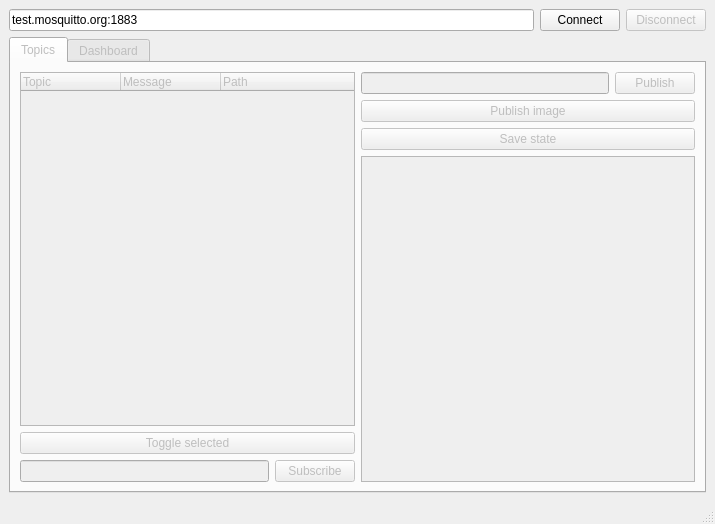
<?xml version="1.0" encoding="UTF-8"?>
<ui version="4.0">
 <class>Explorer</class>
 <widget class="QMainWindow" name="Explorer">
  <property name="geometry">
   <rect>
    <x>0</x>
    <y>0</y>
    <width>715</width>
    <height>524</height>
   </rect>
  </property>
  <property name="windowTitle">
   <string>MainWindow</string>
  </property>
  <widget class="QWidget" name="centralwidget">
   <layout class="QGridLayout" name="gridLayout">
    <item row="0" column="1">
     <layout class="QHBoxLayout" name="horizontalLayout">
      <item>
       <widget class="QLineEdit" name="inputServerAddress">
        <property name="text">
         <string>test.mosquitto.org:1883</string>
        </property>
       </widget>
      </item>
      <item>
       <widget class="QPushButton" name="buttonConnect">
        <property name="text">
         <string>Connect</string>
        </property>
       </widget>
      </item>
      <item>
       <widget class="QPushButton" name="buttonDisconnect">
        <property name="enabled">
         <bool>false</bool>
        </property>
        <property name="text">
         <string>Disconnect</string>
        </property>
       </widget>
      </item>
     </layout>
    </item>
    <item row="1" column="1">
     <widget class="QTabWidget" name="tabWidget">
      <property name="enabled">
       <bool>false</bool>
      </property>
      <property name="currentIndex">
       <number>0</number>
      </property>
      <widget class="QWidget" name="tab_11">
       <attribute name="title">
        <string>Topics</string>
       </attribute>
       <layout class="QGridLayout" name="gridLayout_5">
        <item row="0" column="0">
         <layout class="QGridLayout" name="gridLayout_4">
          <item row="0" column="2">
           <layout class="QHBoxLayout" name="horizontalLayout_2">
            <item>
             <layout class="QVBoxLayout" name="verticalLayout_2">
              <item>
               <layout class="QHBoxLayout" name="horizontalLayout_7">
                <item>
                 <widget class="QLineEdit" name="inputPublishMessage"/>
                </item>
                <item>
                 <widget class="QPushButton" name="buttonPublish">
                  <property name="text">
                   <string>Publish</string>
                  </property>
                 </widget>
                </item>
               </layout>
              </item>
              <item>
               <widget class="QPushButton" name="buttonPublishImage">
                <property name="text">
                 <string>Publish image</string>
                </property>
               </widget>
              </item>
              <item>
               <widget class="QPushButton" name="buttonSaveState">
                <property name="text">
                 <string>Save state</string>
                </property>
               </widget>
              </item>
              <item>
               <widget class="QListWidget" name="topicMessageList"/>
              </item>
             </layout>
            </item>
           </layout>
          </item>
          <item row="0" column="0">
           <layout class="QVBoxLayout" name="verticalLayout_4">
            <item>
             <widget class="QTreeWidget" name="topicTree">
              <property name="expandsOnDoubleClick">
               <bool>false</bool>
              </property>
              <property name="columnCount">
               <number>3</number>
              </property>
              <column>
               <property name="text">
                <string notr="true">Topic</string>
               </property>
              </column>
              <column>
               <property name="text">
                <string>Message</string>
               </property>
              </column>
              <column>
               <property name="text">
                <string>Path</string>
               </property>
              </column>
             </widget>
            </item>
            <item>
             <widget class="QPushButton" name="buttonToggleSubscribe">
              <property name="enabled">
               <bool>false</bool>
              </property>
              <property name="text">
               <string>Toggle selected</string>
              </property>
             </widget>
            </item>
            <item>
             <layout class="QHBoxLayout" name="horizontalLayout_5">
              <item>
               <widget class="QLineEdit" name="inputSubscribeTopic"/>
              </item>
              <item>
               <widget class="QPushButton" name="buttonSubscribe">
                <property name="text">
                 <string>Subscribe</string>
                </property>
               </widget>
              </item>
             </layout>
            </item>
           </layout>
          </item>
         </layout>
        </item>
       </layout>
      </widget>
      <widget class="QWidget" name="tab_12">
       <attribute name="title">
        <string>Dashboard</string>
       </attribute>
      </widget>
     </widget>
    </item>
   </layout>
  </widget>
  <widget class="QMenuBar" name="menubar">
   <property name="geometry">
    <rect>
     <x>0</x>
     <y>0</y>
     <width>715</width>
     <height>21</height>
    </rect>
   </property>
  </widget>
  <widget class="QStatusBar" name="statusbar"/>
 </widget>
 <resources/>
 <connections/>
</ui>
